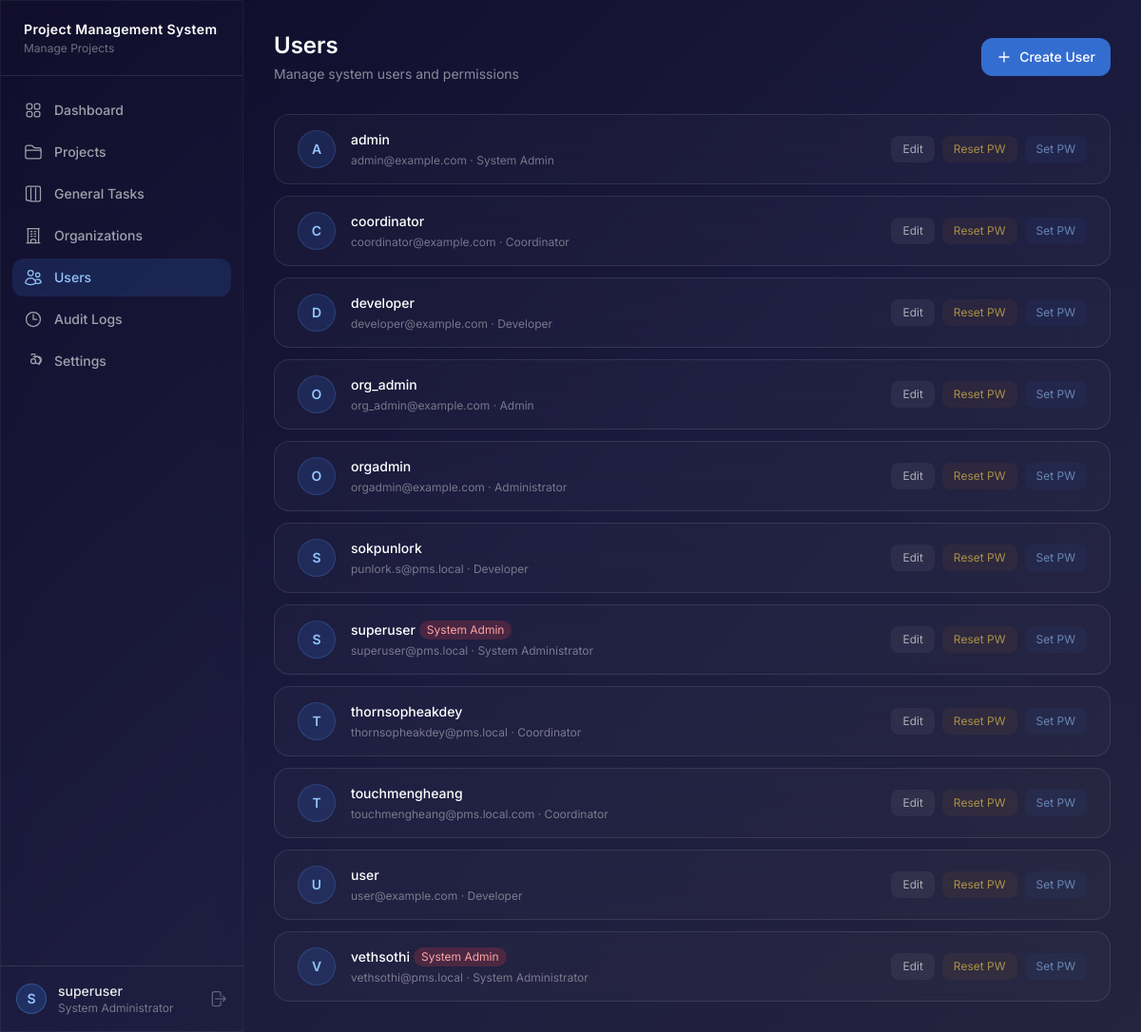
Before: /accounts/users/ (signed in) with the older database file.
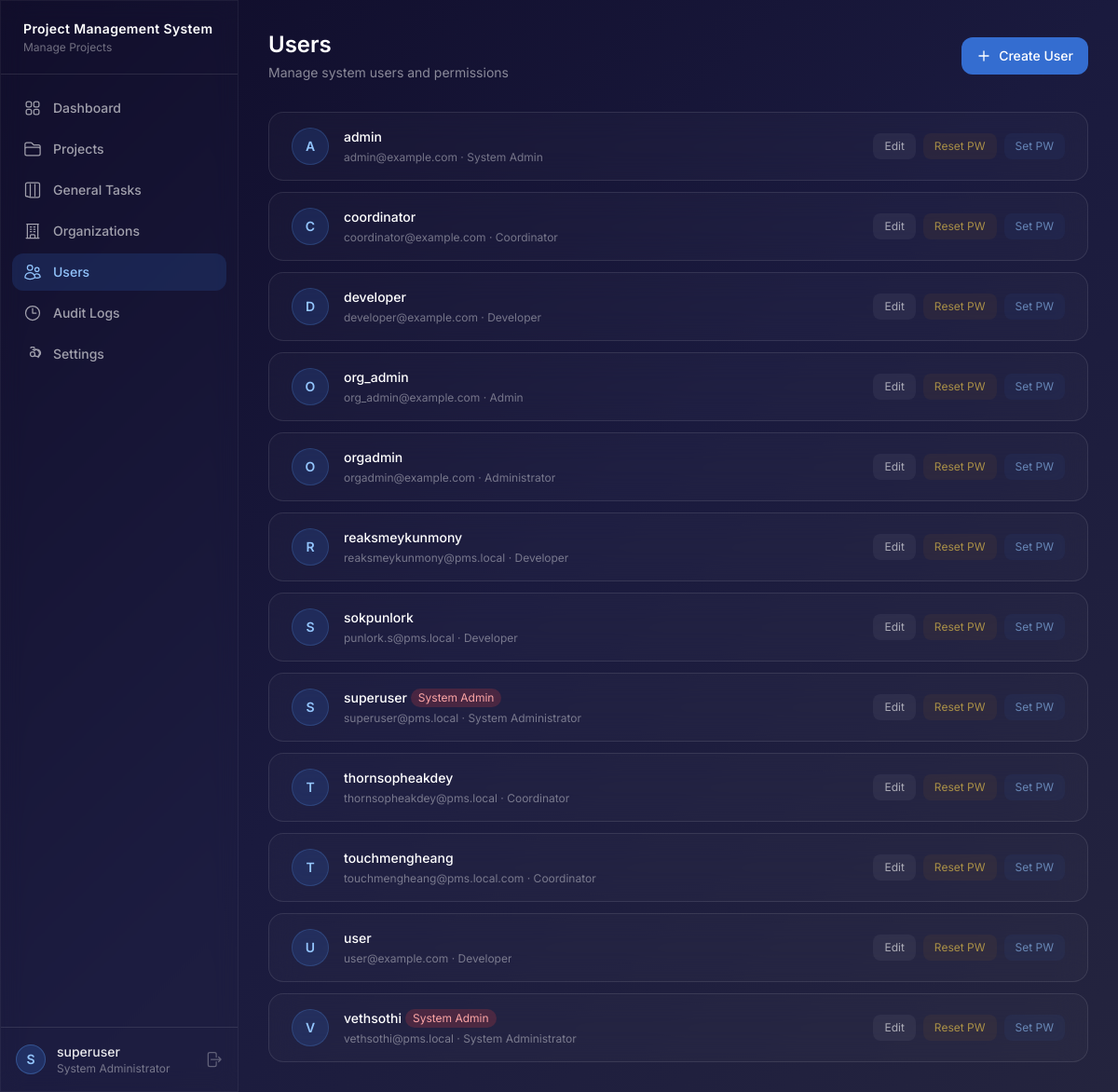
After: the same page with the newer database file.
### accounts/models.py (models this page shows, shortened)
class User(AbstractUser):
    role = models.ForeignKey(
        Role, on_delete=models.SET_NULL, null=True, blank=True, related_name="users"
    )
    admin_organization = models.ForeignKey(
        "organizations.Organization",
        on_delete=models.SET_NULL,
        null=True,
        blank=True,
        related_name="administrators",
        help_text="Organization this user administrates (only for Administrator role).",
    )
    is_auto_generated = models.BooleanField(
        default=False,
        help_text="Auto-generated accounts are inactive until password reset.",
    )
    perm_create_users = models.BooleanField(null=True, blank=True)
    perm_manage_projects = models.BooleanField(null=True, blank=True)
    perm_manage_tasks = models.BooleanField(null=True, blank=True)
    perm_move_task_stages = models.BooleanField(null=True, blank=True)
    perm_move_task_categories = models.BooleanField(null=True, blank=True)
    perm_reject_testing = models.BooleanField(null=True, blank=True)
    perm_add_project_notes = models.BooleanField(null=True, blank=True)
    perm_view_assigned_only = models.BooleanField(null=True, blank=True)
    perm_manage_organizations = models.BooleanField(null=True, blank=True)
    class Meta:
        ordering = ["username"]
    def is_system_admin(self):
        return self.role and self.role.name == Role.SYSTEM_ADMINISTRATOR
    def is_org_admin(self, organization=None):
        if not (self.role and self.role.name == Role.ADMINISTRATOR):
            return False
        if organization is None:
            return self.admin_organization is not None
        return self.admin_organization_id == organization.id

class Role(models.Model):
    SYSTEM_ADMINISTRATOR = "system_administrator"
    ADMINISTRATOR = "administrator"
    COORDINATOR = "coordinator"
    DEVELOPER = "developer"
    ROLE_CHOICES = [
        (SYSTEM_ADMINISTRATOR, "System Administrator"),
        (ADMINISTRATOR, "Administrator"),
        (COORDINATOR, "Coordinator"),
        (DEVELOPER, "Developer"),
    ]
    name = models.CharField(max_length=30, choices=ROLE_CHOICES, unique=True)
    description = models.TextField(blank=True)
    can_create_users = models.BooleanField(default=False)
    can_manage_projects = models.BooleanField(default=False)
    can_manage_tasks = models.BooleanField(default=False)
    can_move_task_stages = models.BooleanField(default=False)
    can_move_task_categories = models.BooleanField(default=False)
    can_reject_testing = models.BooleanField(default=False)
    can_add_project_notes = models.BooleanField(default=False)
    can_view_assigned_only = models.BooleanField(default=False)
    can_manage_organizations = models.BooleanField(default=False)
    class Meta:
        ordering = ["name"]
    def __str__(self):
        return self.get_name_display()

### accounts/views.py (the view)
# urls.py: path("users/", views.user_list, name="user_list"),
def user_list(request):
    if not request.user.is_system_admin():
        messages.error(request, "Permission denied.")
        return redirect("dashboard")
    users = User.objects.select_related("role").all()
    return render(request, "accounts/user_list.html", {"users": users})

### templates/accounts/user_list.html (shortened to what this page needs)
{% extends "base.html" %}
{% block content %}
<div class="flex flex-col sm:flex-row sm:items-center sm:justify-between gap-3 sm:gap-0 mb-6 sm:mb-8">
    <div>
        <h1 class="text-xl sm:text-2xl font-semibold text-white">Users</h1>
        <p class="text-white/50 text-xs sm:text-sm mt-1">Manage system users and permissions</p>
    </div>
    <a href="{% url 'accounts:user_create' %}"
       class="inline-flex items-center justify-center gap-2 px-4 py-2.5 bg-blue-500/80 hover:bg-blue-500 text-white text-sm font-medium rounded-xl transition-all w-full sm:w-auto">
        <svg class="w-4 h-4" fill="none" stroke="currentColor" stroke-width="2" viewBox="0 0 24 24"><path stroke-linecap="round" stroke-linejoin="round" d="M12 4.5v15m7.5-7.5h-15"/></svg>
        Create User
    </a>
</div>
<div class="space-y-3">
    {% for u in users %}
    <div class="glass-card rounded-xl sm:rounded-2xl px-4 sm:px-6 py-3 sm:py-4 flex flex-col sm:flex-row sm:items-center sm:justify-between gap-3 sm:gap-0">
        <div class="flex items-center gap-3 sm:gap-4 min-w-0">
            <div class="w-9 h-9 sm:w-10 sm:h-10 rounded-full bg-blue-500/15 border border-blue-400/20 flex items-center justify-center text-sm font-semibold text-blue-300 flex-shrink-0">
                {{ u.username.0|upper }}
            </div>
            <div class="min-w-0 flex-1">
                <div class="flex flex-wrap items-center gap-1 mb-1">
                    <p class="text-sm font-medium text-white">{{ u.username }}</p>
                    {% if u.is_system_admin %}<span class="text-xs bg-red-500/20 text-red-300 px-2 py-0.5 rounded-full whitespace-nowrap">System Admin</span>{% endif %}
                </div>
                <p class="text-xs text-white/40 truncate">{{ u.email|default:"No email" }} · {{ u.role|default:"No role" }}</p>
            </div>
        </div>
        <div class="flex items-center gap-2 flex-shrink-0 ml-auto">
            <a href="{% url 'accounts:user_edit' u.pk %}" class="px-3 py-1.5 text-xs text-white/60 hover:text-white bg-white/5 hover:bg-white/10 rounded-lg transition-all">Edit</a>
            {% if request.user.is_system_admin %}
            <a href="{% url 'accounts:reset_password' u.pk %}" class="px-3 py-1.5 text-xs text-amber-300/60 hover:text-amber-300 bg-amber-500/5 hover:bg-amber-500/10 rounded-lg transition-all">Reset PW</a>
            <a href="{% url 'accounts:set_user_password' u.pk %}" class="px-3 py-1.5 text-xs text-blue-300/60 hover:text-blue-300 bg-blue-500/5 hover:bg-blue-500/10 rounded-lg transition-all">Set PW</a>
            {% endif %}
        </div>
    </div>
    {% empty %}
    <div class="text-center text-white/40 py-12">No users found.</div>
    {% endfor %}
</div>
{% endblock %}

### templates/base.html (shortened to what the changed rows need)
{% load static %}
<!DOCTYPE html>
<html lang="en" class="h-full">
<head>
    <link href="{% static 'css/style.css' %}" rel="stylesheet">
    <script src="https://cdn.tailwindcss.com"></script>
</head>
<body class="h-full bg-gradient-to-br from-[#0f0c29] via-[#1a1a3e] to-[#24243e] text-white/90 antialiased">
<div class="flex h-screen overflow-hidden">
    <aside id="sidebar" class="fixed lg:relative inset-y-0 left-0 z-50 w-64 flex-shrink-0 glass-strong flex flex-col border-r border-white/5 transform -translate-x-full lg:translate-x-0 transition-transform duration-300 ease-in-out">
        <div class="px-6 py-5 border-b border-white/10 flex items-center justify-between">
            <div>
                <h1 class="text-sm font-semibold text-white tracking-wide">
                    Project Management System
                </h1>
            </div>
        </div>
        <div class="px-4 py-4 border-t border-white/10">
            <div class="flex items-center gap-3 justify-between">
                <div class="flex items-center gap-3 flex-1 min-w-0">
                    <div class="w-8 h-8 rounded-full bg-blue-500/20 border border-blue-400/30 flex items-center justify-center text-sm font-semibold text-blue-300">
                        {{ user.username.0|upper }}
                    </div>
                    <div class="flex-1 min-w-0">
                        <p class="text-sm font-medium text-white/90 truncate">{{ user.username }}</p>
                        <p class="text-xs text-white/40 truncate">{{ user.role|default:"No role" }}</p>
                    </div>
                </div>
            </div>
        </div>
    </aside>
    <main class="flex-1 overflow-y-auto w-full">
        <div class="p-4 sm:p-6 lg:p-8">
            {% block content %}{% endblock %}
        </div>
    </main>
</div>
</body>
</html>

Changed rows visible on the page:
added User: username.0 "R", username "reaksmeykunmony", email "reaksmeykunmony@pms.local", role "Developer"
